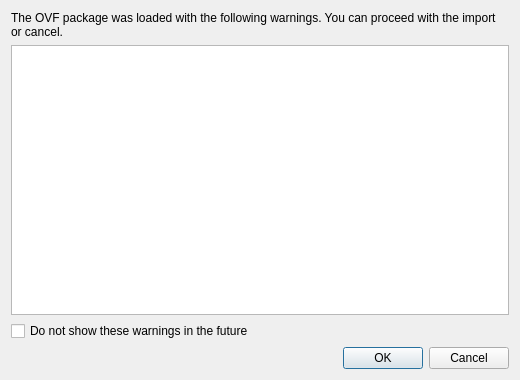
<?xml version="1.0" encoding="UTF-8"?>
<ui version="4.0">
 <class>OvfValidationDialog</class>
 <widget class="QDialog" name="OvfValidationDialog">
  <property name="geometry">
   <rect>
    <x>0</x>
    <y>0</y>
    <width>520</width>
    <height>380</height>
   </rect>
  </property>
  <property name="windowTitle">
   <string>OVF Package Validation Warnings</string>
  </property>
  <layout class="QVBoxLayout" name="verticalLayout">
   <item>
    <widget class="QLabel" name="introLabel">
     <property name="text">
      <string>The OVF package was loaded with the following warnings. You can proceed with the import or cancel.</string>
     </property>
     <property name="wordWrap">
      <bool>true</bool>
     </property>
    </widget>
   </item>
   <item>
    <widget class="QListWidget" name="warningsList">
     <property name="selectionMode">
      <enum>QAbstractItemView::NoSelection</enum>
     </property>
     <property name="wordWrap">
      <bool>true</bool>
     </property>
    </widget>
   </item>
   <item>
    <widget class="QCheckBox" name="doNotShowAgainCheck">
     <property name="text">
      <string>Do not show these warnings in the future</string>
     </property>
    </widget>
   </item>
   <item>
    <widget class="QDialogButtonBox" name="buttonBox">
     <property name="orientation">
      <enum>Qt::Horizontal</enum>
     </property>
     <property name="standardButtons">
      <set>QDialogButtonBox::Cancel|QDialogButtonBox::Ok</set>
     </property>
    </widget>
   </item>
  </layout>
 </widget>
 <resources/>
 <connections>
  <connection>
   <sender>buttonBox</sender>
   <signal>accepted()</signal>
   <receiver>OvfValidationDialog</receiver>
   <slot>accept()</slot>
   <hints>
    <hint type="sourcelabel">
     <x>248</x>
     <y>254</y>
    </hint>
    <hint type="destinationlabel">
     <x>157</x>
     <y>274</y>
    </hint>
   </hints>
  </connection>
  <connection>
   <sender>buttonBox</sender>
   <signal>rejected()</signal>
   <receiver>OvfValidationDialog</receiver>
   <slot>reject()</slot>
   <hints>
    <hint type="sourcelabel">
     <x>316</x>
     <y>260</y>
    </hint>
    <hint type="destinationlabel">
     <x>286</x>
     <y>274</y>
    </hint>
   </hints>
  </connection>
 </connections>
</ui>
